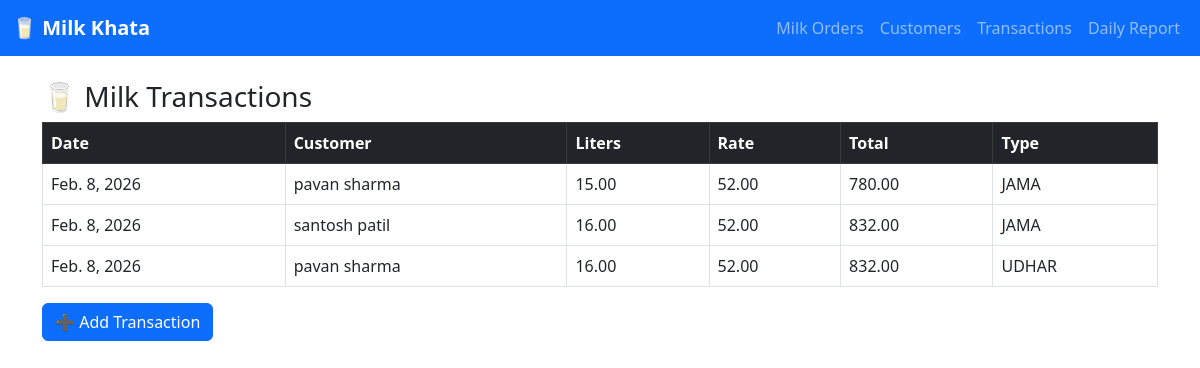
The page /transactions/ on the database as committed earlier.
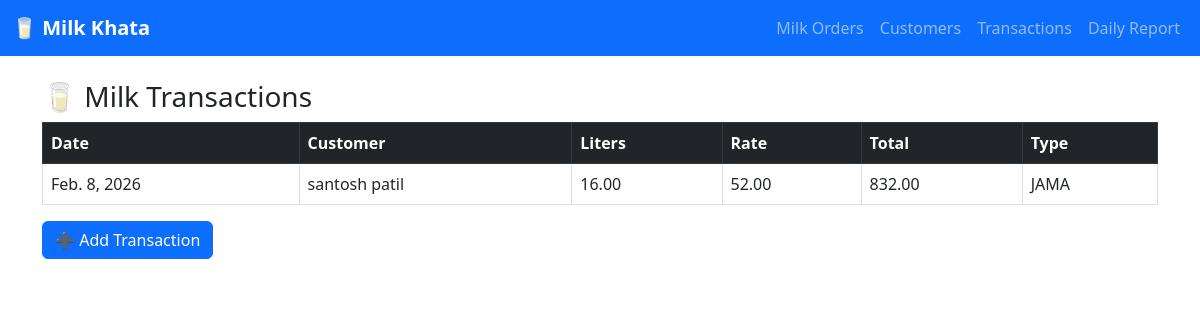
The same page on the database as committed later.
### core/models.py (models this page shows, shortened)
class MilkTransaction(models.Model):
    TRANSACTION_TYPES = (
        ("UDHAR", "Udhar"),
        ("JAMA", "Jama"),
    )
    customer = models.ForeignKey(Customer, on_delete=models.CASCADE)
    liters = models.DecimalField(max_digits=5, decimal_places=2)
    rate = models.DecimalField(max_digits=6, decimal_places=2)
    amount = models.DecimalField(max_digits=8, decimal_places=2)
    transaction_type = models.CharField(max_length=10, choices=TRANSACTION_TYPES)
    date = models.DateField(auto_now_add=True)
    note = models.TextField(blank=True, null=True)

class Customer(models.Model):
    name = models.CharField(max_length=100)
    phone = models.CharField(max_length=15, blank=True, null=True)
    address = models.TextField(blank=True, null=True)
    balance = models.DecimalField(max_digits=10, decimal_places=2, default=0)

### core/views.py (the view)
# urls.py: path("transactions/", views.transaction_page, name="transaction_page"),
def transaction_page(request):
    transactions = MilkTransaction.objects.select_related("customer").order_by("-date", "-id")
    return render(request, "transaction.html", {"transactions": transactions})

### template/transaction.html (shortened to what this page needs)
<!DOCTYPE html>
<html>
<head>
  <link href="https://cdn.jsdelivr.net/npm/bootstrap@5.3.0/dist/css/bootstrap.min.css" rel="stylesheet">
</head>
<body>
{% include 'navbar.html' %}
<div class="container mt-4">
  <h3>🥛 Milk Transactions</h3>
  <table class="table table-bordered">
    <thead class="table-dark">
      <tr>
        <th>Date</th>
        <th>Customer</th>
        <th>Liters</th>
        <th>Rate</th>
        <th>Total</th>
        <th>Type</th>
      </tr>
    </thead>
    <tbody>
      {% for t in transactions %}
      <tr>
        <td>{{ t.date }}</td>
        <td>{{ t.customer.name }}</td>
        <td>{{ t.liters }}</td>
        <td>{{ t.rate }}</td>
        <td>{{ t.amount }}</td>
        <td>{{ t.transaction_type }}</td>
      </tr>
      {% empty %}
      <tr><td colspan="6" class="text-center">No transactions</td></tr>
      {% endfor %}
    </tbody>
  </table>
  <a href="{% url 'add_transaction' %}" class="btn btn-primary">➕ Add Transaction</a>
</div>
</body>
</html>

### template/navbar.html
<nav class="navbar navbar-expand-lg navbar-dark bg-primary">
  <div class="container-fluid">
    <a class="navbar-brand fw-bold" href="{% url 'home' %}">🥛 Milk Khata</a>
    <div class="navbar-nav">
      <a class="nav-link" href="{% url 'milk_order' %}">Milk Orders</a>
      <a class="nav-link" href="{% url 'customer_page' %}">Customers</a>
      <a class="nav-link" href="{% url 'transaction_page' %}">Transactions</a>
      <a class="nav-link" href="{% url 'daily_milk_report' %}">Daily Report</a>
    </div>
  </div>
</nav>

Rows that differ between the two databases and show on the page:
removed MilkTransaction: date "Feb. 8, 2026", customer.name "pavan sharma", liters "15.00", rate "52.00", amount "780.00", transaction_type "JAMA"
removed MilkTransaction: date "Feb. 8, 2026", customer.name "pavan sharma", liters "16.00", rate "52.00", amount "832.00", transaction_type "UDHAR"
